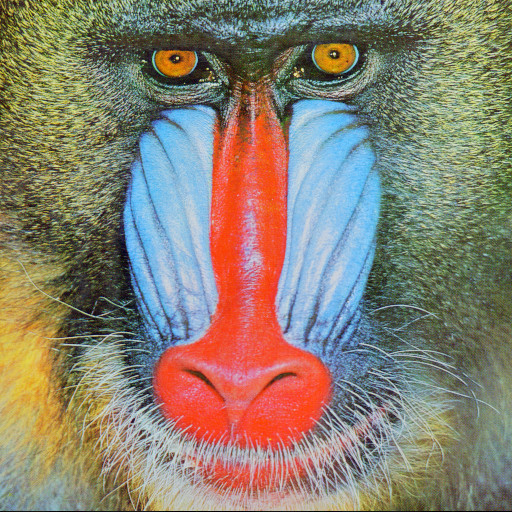
#> input picture baboon.jpg, 512 x 512 px, found by its file name
$ jupyter execute solucao_questao_babuino.ipynb   (shell and % lines are left out)
#> lines starting #> are read from the running program, lines starting #| are printed output that depends on the picture
<a href="https://colab.research.google.com/github/JairtonFilho/Fotografia-Computacional/blob/main/solucao_questao_babuino.ipynb" target="_parent"></a>

[cell 1]

import numpy as np
import cv2
import matplotlib.pyplot as plt

[cell 2]
img = cv2.imread('/content/image_processing_tools/images/fundamentals/baboon.jpg')
#> img is the input picture: shape (512, 512, 3); mean B, G, R 113.1, 128.9, 137.4
img = cv2.cvtColor(img, cv2.COLOR_BGR2RGB)

fig = plt.figure(figsize=(3,3))

ax = []
ax.append(fig.add_subplot(1, 1, 1))
ax[-1].set_title("Raw Image")
plt.imshow(img)

plt.show()

[cell 3]
R = img[:,:,0]
G = img[:,:,1]
B = img[:,:,2]
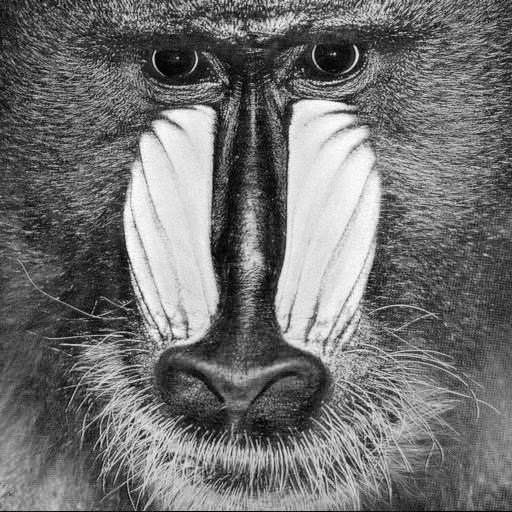
#> B: shape (512, 512); min 0, max 255, mean 113.1

normR = R/255
normG = G/255
normB = B/255

normC = np.ones((512,512)) - normR
normM = np.ones((512,512)) - normG
normY = np.ones((512,512)) - normB
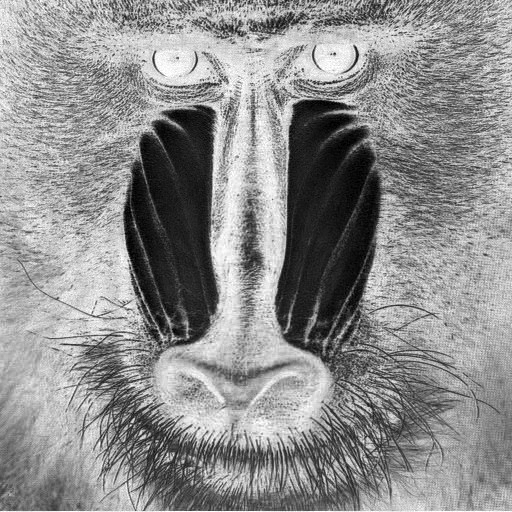
#> normY: shape (512, 512) float64; min 0, max 1, mean 0.556

grayR = cv2.cvtColor(R, cv2.COLOR_BAYER_BG2RGB_EA)
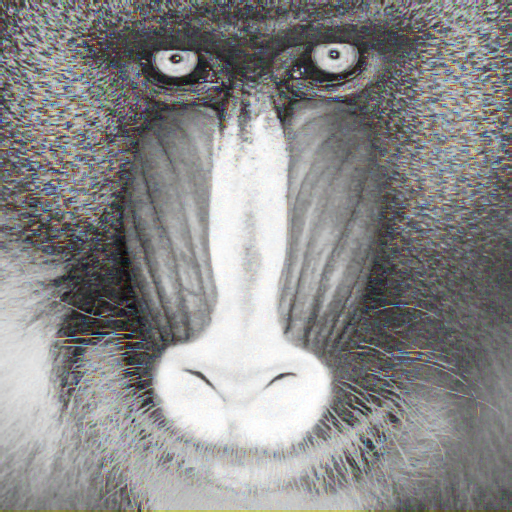
#> grayR: shape (512, 512, 3); mean R, G, B 137.9, 137.7, 137.4
grayG = cv2.cvtColor(G, cv2.COLOR_BAYER_BG2RGB_EA)
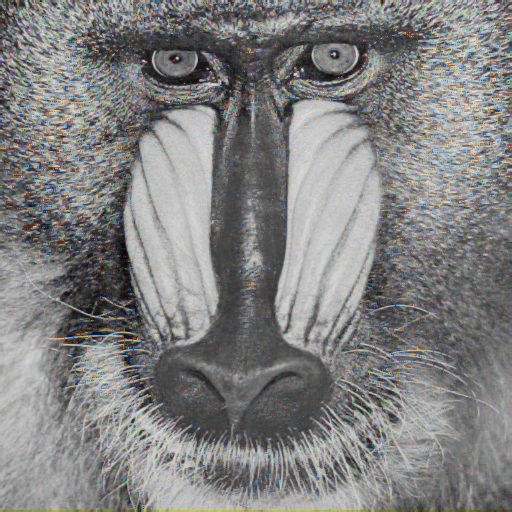
#> grayG: shape (512, 512, 3); mean R, G, B 129.3, 129.3, 129
grayB = cv2.cvtColor(B, cv2.COLOR_BAYER_BG2RGB_EA)
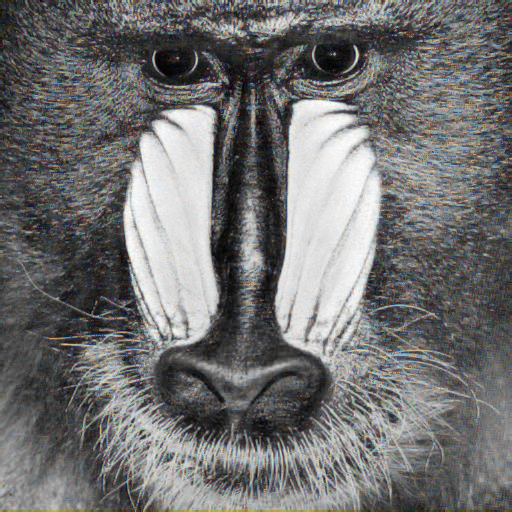
#> grayB: shape (512, 512, 3); mean R, G, B 113.4, 113.3, 113.3

C = np.uint8(255*normC)
M = np.uint8(255*normM)
Y = np.uint8(255*normY)

grayC = cv2.cvtColor(C, cv2.COLOR_BAYER_BG2RGB_EA)
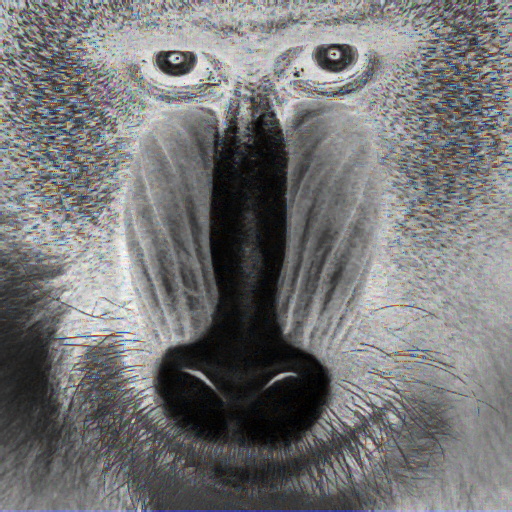
#> grayC: shape (512, 512, 3); mean R, G, B 117.2, 117.4, 117.7
grayM = cv2.cvtColor(M, cv2.COLOR_BAYER_BG2RGB_EA)
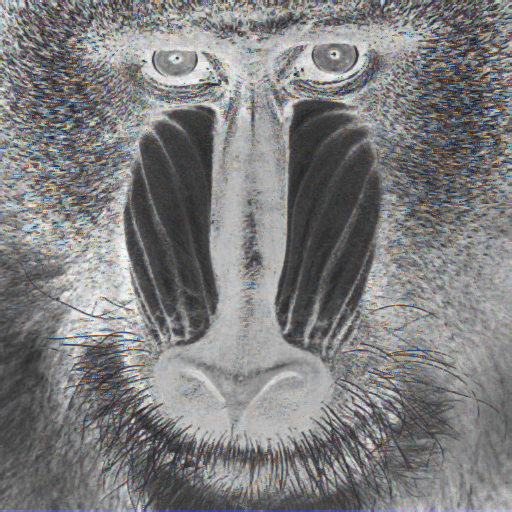
#> grayM: shape (512, 512, 3); mean R, G, B 125.8, 125.8, 126.1
grayY = cv2.cvtColor(Y, cv2.COLOR_BAYER_BG2RGB_EA)
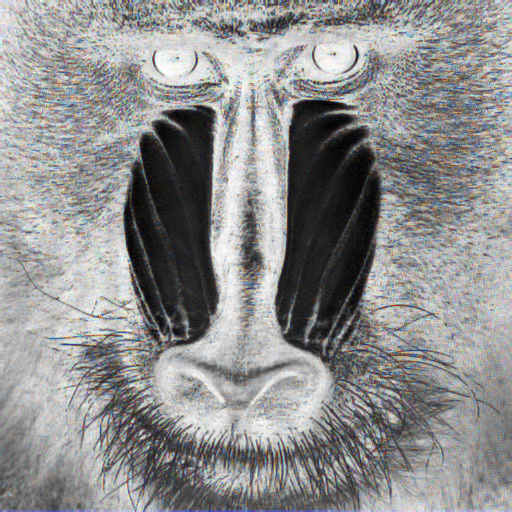
#> grayY: shape (512, 512, 3); mean R, G, B 141.7, 141.8, 141.8

fig = plt.figure(figsize=(8,8))
ax = []
ax.append(fig.add_subplot(1, 1, 1))
ax[-1].set_title("RGB Components (Red - Green - Blue)")
plt.imshow(np.concatenate([grayR, grayG, grayB], axis=1))
plt.show()
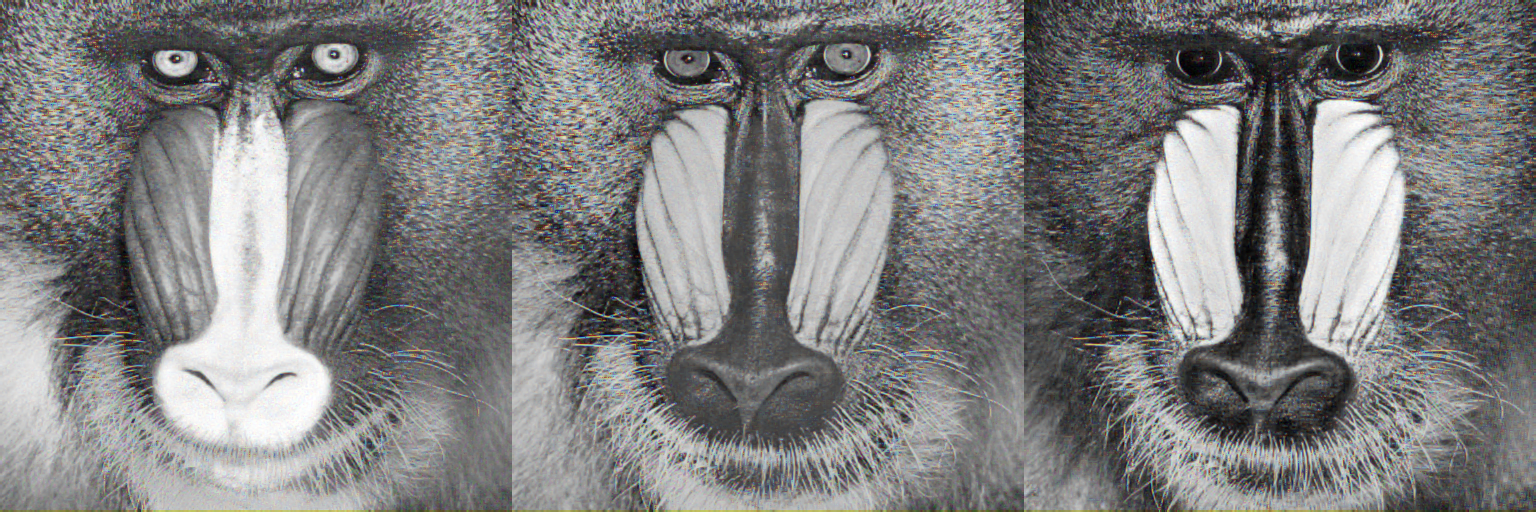
#> shown: shape (512, 1536, 3); mean R, G, B 126.9, 126.7, 126.6

fig = plt.figure(figsize=(8,8))
ax = []
ax.append(fig.add_subplot(1, 1, 1))
ax[-1].set_title("CMY Components (Cyan - Magenta - Yellow)")
plt.imshow(np.concatenate([grayC, grayM, grayY], axis=1))
plt.show()
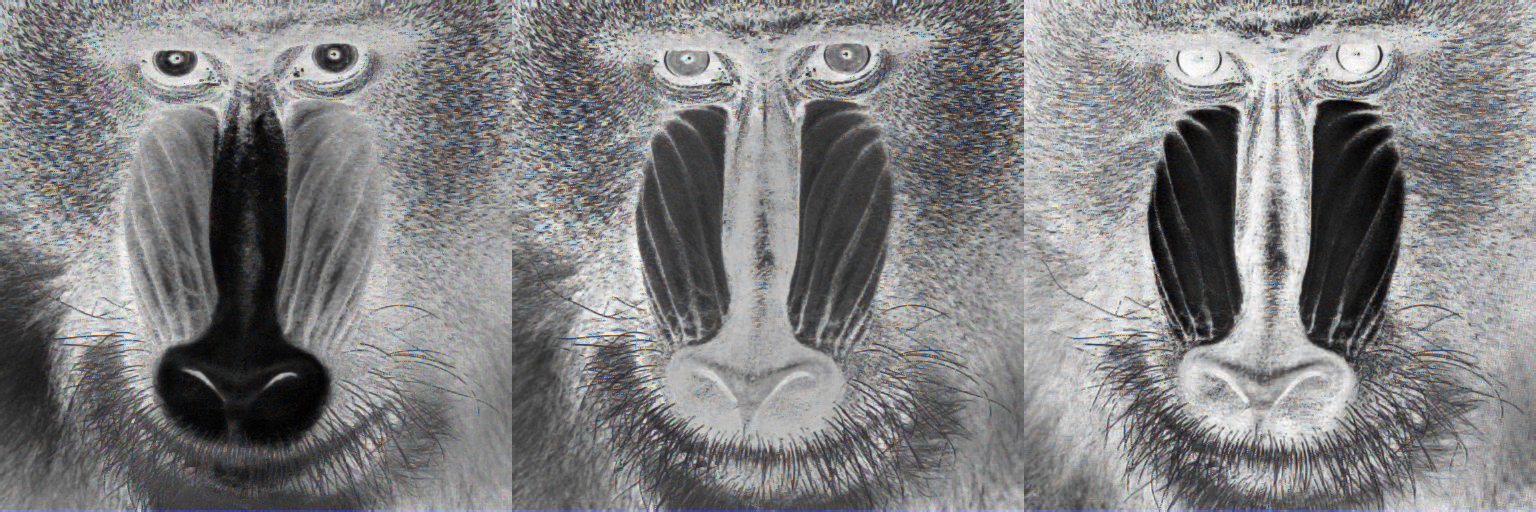
#> shown: shape (512, 1536, 3); mean R, G, B 128.3, 128.3, 128.5

for (color,bayer) in [('Red',R),('Green',G),('Blue',B),
                    ('Cyan',C),('Magenta',M),('Yellow',Y)]:
  sum = 0
  for i in range(512):
    for j in range(512):
      sum += bayer[i,j]

  med = sum/(512*512)
  print(f'media{color}: {round(med)}')
#> this loop made 6 passes
#> (color, med) on passes 1 to 6: ('Red', 137.4), ('Green', 128.9), ('Blue', 113.1), ('Cyan', 117.4), ('Magenta', 125.9), ('Yellow', 141.7)
#| mediaRed: 137
#| mediaGreen: 129
#| mediaBlue: 113
#| mediaCyan: 117
#| mediaMagenta: 126
#| mediaYellow: 142

print('\n')
for (color,bayer) in [('Red',normR),('Green',normG),('Blue',normB),
                    ('Cyan',normC),('Magenta',normM),('Yellow',normY)]:
  sum = 0
  for i in range(512):
    for j in range(512):
      sum += bayer[i,j]

  med = sum/(512*512)
  print(f'media{color}: {round(med,3)}')
#> this loop made 6 passes
#> (color, med) on passes 1 to 6: ('Red', 0.539), ('Green', 0.505), ('Blue', 0.444), ('Cyan', 0.461), ('Magenta', 0.495), ('Yellow', 0.556)
#| mediaRed: 0.539
#| mediaGreen: 0.505
#| mediaBlue: 0.444
#| mediaCyan: 0.461
#| mediaMagenta: 0.495
#| mediaYellow: 0.556
